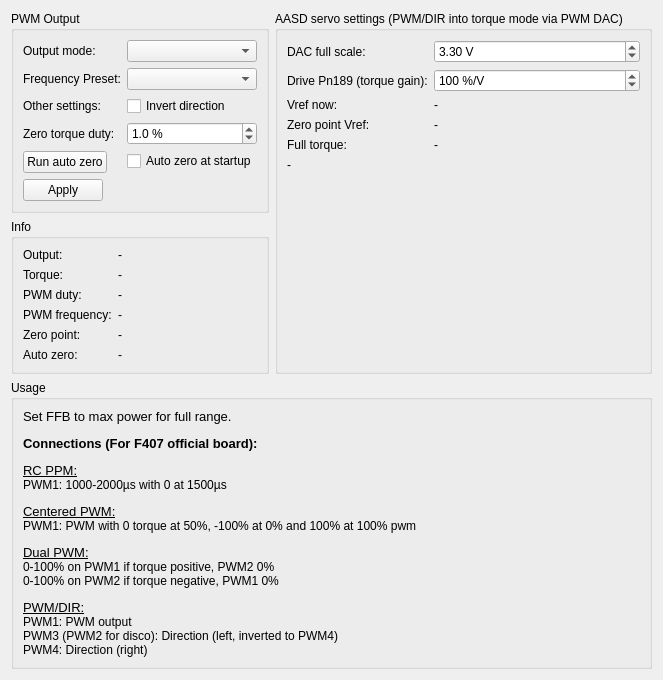
<?xml version="1.0" encoding="UTF-8"?>
<ui version="4.0">
 <class>Form</class>
 <widget class="QWidget" name="Form">
  <property name="geometry">
   <rect>
    <x>0</x>
    <y>0</y>
    <width>499</width>
    <height>468</height>
   </rect>
  </property>
  <property name="windowTitle">
   <string>Form</string>
  </property>
  <layout class="QGridLayout" name="gridLayout">
   <item row="0" column="0">
    <widget class="QGroupBox" name="groupBox">
     <property name="title">
      <string>PWM Output</string>
     </property>
     <layout class="QFormLayout" name="formLayout">
      <item row="0" column="0">
       <widget class="QLabel" name="label">
        <property name="text">
         <string>Output mode:</string>
        </property>
       </widget>
      </item>
      <item row="0" column="1">
       <widget class="QComboBox" name="comboBox_mode"/>
      </item>
      <item row="3" column="0">
       <widget class="QLabel" name="label_2">
        <property name="text">
         <string>Frequency Preset:</string>
        </property>
       </widget>
      </item>
      <item row="3" column="1">
       <widget class="QComboBox" name="comboBox_freq"/>
      </item>
      <item row="5" column="0">
       <widget class="QLabel" name="label_minduty">
        <property name="text">
         <string>Zero torque duty:</string>
        </property>
       </widget>
      </item>
      <item row="5" column="1">
       <widget class="QDoubleSpinBox" name="doubleSpinBox_minduty">
        <property name="toolTip">
         <string>PWM/DIR mode only. PWM duty at zero torque. Torque is scaled from this value to 100%.
Keeps a PWM DAC (e.g. MMOS LTC2644) actively driving a known voltage. Zero the servo drive analog offset to this voltage.</string>
        </property>
        <property name="suffix">
         <string> %</string>
        </property>
        <property name="decimals">
         <number>1</number>
        </property>
        <property name="maximum">
         <double>25.399999999999999</double>
        </property>
        <property name="singleStep">
         <double>0.100000000000000</double>
        </property>
        <property name="value">
         <double>1.000000000000000</double>
        </property>
       </widget>
      </item>
      <item row="6" column="0">
       <widget class="QPushButton" name="pushButton_autozero">
        <property name="toolTip">
         <string>Runs auto zero now. Starts after 2s. Let go of the wheel.</string>
        </property>
        <property name="text">
         <string>Run auto zero</string>
        </property>
       </widget>
      </item>
      <item row="6" column="1">
       <widget class="QCheckBox" name="checkBox_autozero">
        <property name="toolTip">
         <string>PWM/DIR mode only. At startup, starting at the zero torque duty: if the wheel turns, ramps up fast until it stops.
Then slowly finds the duty where it starts turning forward and where it starts turning backwards, and uses the middle as zero torque point.
The wheel must be free and may turn up to 3 turns. Falls back to the zero torque duty above if it fails.</string>
        </property>
        <property name="text">
         <string>Auto zero at startup</string>
        </property>
       </widget>
      </item>
      <item row="7" column="0">
       <widget class="QPushButton" name="pushButton_apply">
        <property name="text">
         <string>Apply</string>
        </property>
       </widget>
      </item>
      <item row="4" column="1">
       <widget class="QCheckBox" name="checkBox_invert">
        <property name="text">
         <string>Invert direction</string>
        </property>
       </widget>
      </item>
      <item row="4" column="0">
       <widget class="QLabel" name="label_4">
        <property name="text">
         <string>Other settings:</string>
        </property>
       </widget>
      </item>
     </layout>
    </widget>
   </item>
   <item row="1" column="0">
    <widget class="QGroupBox" name="groupBox_info">
     <property name="title">
      <string>Info</string>
     </property>
     <layout class="QFormLayout" name="formLayout_info">
      <item row="0" column="0">
       <widget class="QLabel" name="label_active_t">
        <property name="text">
         <string>Output:</string>
        </property>
       </widget>
      </item>
      <item row="0" column="1">
       <widget class="QLabel" name="label_active">
        <property name="text">
         <string>-</string>
        </property>
       </widget>
      </item>
      <item row="1" column="0">
       <widget class="QLabel" name="label_torque_t">
        <property name="text">
         <string>Torque:</string>
        </property>
       </widget>
      </item>
      <item row="1" column="1">
       <widget class="QLabel" name="label_torque">
        <property name="text">
         <string>-</string>
        </property>
       </widget>
      </item>
      <item row="2" column="0">
       <widget class="QLabel" name="label_duty_t">
        <property name="text">
         <string>PWM duty:</string>
        </property>
       </widget>
      </item>
      <item row="2" column="1">
       <widget class="QLabel" name="label_duty">
        <property name="text">
         <string>-</string>
        </property>
       </widget>
      </item>
      <item row="3" column="0">
       <widget class="QLabel" name="label_hz_t">
        <property name="text">
         <string>PWM frequency:</string>
        </property>
       </widget>
      </item>
      <item row="3" column="1">
       <widget class="QLabel" name="label_hz">
        <property name="text">
         <string>-</string>
        </property>
       </widget>
      </item>
      <item row="4" column="0">
       <widget class="QLabel" name="label_zero_t">
        <property name="text">
         <string>Zero point:</string>
        </property>
       </widget>
      </item>
      <item row="4" column="1">
       <widget class="QLabel" name="label_zero">
        <property name="text">
         <string>-</string>
        </property>
       </widget>
      </item>
      <item row="5" column="0">
       <widget class="QLabel" name="label_calstate_t">
        <property name="text">
         <string>Auto zero:</string>
        </property>
       </widget>
      </item>
      <item row="5" column="1">
       <widget class="QLabel" name="label_calstate">
        <property name="text">
         <string>-</string>
        </property>
       </widget>
      </item>
     </layout>
    </widget>
   </item>
   <item row="0" column="1" rowspan="2">
    <widget class="QGroupBox" name="groupBox_aasd">
     <property name="title">
      <string>AASD servo settings (PWM/DIR into torque mode via PWM DAC)</string>
     </property>
     <layout class="QFormLayout" name="formLayout_aasd">
      <item row="0" column="0">
       <widget class="QLabel" name="label_dacfs_t">
        <property name="text">
         <string>DAC full scale:</string>
        </property>
       </widget>
      </item>
      <item row="0" column="1">
       <widget class="QDoubleSpinBox" name="doubleSpinBox_dacfs">
        <property name="toolTip">
         <string>DAC output voltage at 100% PWM duty (servo Vref input). MMOS v2: about 3.3 V (50% duty gave 1.63 V).
Only used to calculate the values below. Not sent to the board.</string>
        </property>
        <property name="suffix">
         <string> V</string>
        </property>
        <property name="decimals">
         <number>2</number>
        </property>
        <property name="minimum">
         <double>0.500000000000000</double>
        </property>
        <property name="maximum">
         <double>10.000000000000000</double>
        </property>
        <property name="singleStep">
         <double>0.010000000000000</double>
        </property>
        <property name="value">
         <double>3.300000000000000</double>
        </property>
       </widget>
      </item>
      <item row="1" column="0">
       <widget class="QLabel" name="label_pn189_t">
        <property name="text">
         <string>Drive Pn189 (torque gain):</string>
        </property>
       </widget>
      </item>
      <item row="1" column="1">
       <widget class="QSpinBox" name="spinBox_pn189">
        <property name="toolTip">
         <string>Enter the value set in the drive (analog torque command gain, % rated torque per volt).
Only used to calculate the values below. Not sent to the board.</string>
        </property>
        <property name="suffix">
         <string> %/V</string>
        </property>
        <property name="minimum">
         <number>1</number>
        </property>
        <property name="maximum">
         <number>3000</number>
        </property>
        <property name="value">
         <number>100</number>
        </property>
       </widget>
      </item>
      <item row="2" column="0">
       <widget class="QLabel" name="label_vref_t">
        <property name="text">
         <string>Vref now:</string>
        </property>
       </widget>
      </item>
      <item row="2" column="1">
       <widget class="QLabel" name="label_vref">
        <property name="text">
         <string>-</string>
        </property>
       </widget>
      </item>
      <item row="3" column="0">
       <widget class="QLabel" name="label_vzero_t">
        <property name="text">
         <string>Zero point Vref:</string>
        </property>
       </widget>
      </item>
      <item row="3" column="1">
       <widget class="QLabel" name="label_vzero">
        <property name="text">
         <string>-</string>
        </property>
       </widget>
      </item>
      <item row="4" column="0">
       <widget class="QLabel" name="label_fulltorque_t">
        <property name="text">
         <string>Full torque:</string>
        </property>
       </widget>
      </item>
      <item row="4" column="1">
       <widget class="QLabel" name="label_fulltorque">
        <property name="text">
         <string>-</string>
        </property>
        <property name="wordWrap">
         <bool>true</bool>
        </property>
       </widget>
      </item>
      <item row="5" column="0" colspan="2">
       <widget class="QLabel" name="label_aasd">
        <property name="text">
         <string>-</string>
        </property>
        <property name="textFormat">
         <enum>Qt::RichText</enum>
        </property>
        <property name="wordWrap">
         <bool>true</bool>
        </property>
       </widget>
      </item>
     </layout>
    </widget>
   </item>
   <item row="2" column="0" colspan="2">
    <widget class="QGroupBox" name="groupBox_2">
     <property name="sizePolicy">
      <sizepolicy hsizetype="Preferred" vsizetype="Preferred">
       <horstretch>0</horstretch>
       <verstretch>1</verstretch>
      </sizepolicy>
     </property>
     <property name="title">
      <string>Usage</string>
     </property>
     <layout class="QVBoxLayout" name="verticalLayout">
      <item>
       <widget class="QLabel" name="label_3">
        <property name="text">
         <string>&lt;html&gt;&lt;head/&gt;&lt;body&gt;&lt;p&gt;&lt;span style=&quot; font-size:10pt;&quot;&gt;Set FFB to max power for full range.&lt;/span&gt;&lt;/p&gt;&lt;p&gt;&lt;span style=&quot; font-size:10pt; font-weight:600;&quot;&gt;Connections (For F407 official board):&lt;/span&gt;&lt;/p&gt;&lt;p&gt;&lt;span style=&quot; font-size:10pt; text-decoration: underline;&quot;&gt;RC PPM:&lt;br/&gt;&lt;/span&gt;PWM1: 1000-2000µs with 0 at 1500µs&lt;/p&gt;&lt;p&gt;&lt;span style=&quot; font-size:10pt; text-decoration: underline;&quot;&gt;Centered PWM:&lt;br/&gt;&lt;/span&gt;PWM1: PWM with 0 torque at 50%, -100% at 0% and 100% at 100% pwm&lt;/p&gt;&lt;p&gt;&lt;span style=&quot; font-size:10pt; text-decoration: underline;&quot;&gt;Dual PWM:&lt;br/&gt;&lt;/span&gt;0-100% on PWM1 if torque positive, PWM2 0%&lt;br/&gt;0-100% on PWM2 if torque negative, PWM1 0%&lt;/p&gt;&lt;p&gt;&lt;span style=&quot; font-size:10pt; text-decoration: underline;&quot;&gt;PWM/DIR:&lt;br/&gt;&lt;/span&gt;PWM1: PWM output&lt;br/&gt;PWM3 (PWM2 for disco): Direction (left, inverted to PWM4)&lt;br/&gt;PWM4: Direction (right)&lt;/p&gt;&lt;/body&gt;&lt;/html&gt;</string>
        </property>
       </widget>
      </item>
     </layout>
    </widget>
   </item>
  </layout>
 </widget>
 <resources/>
 <connections/>
</ui>
